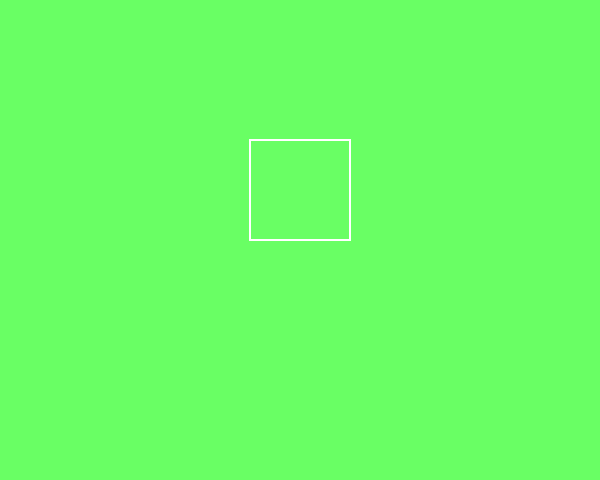
Frame 1 (no input)
Frame 60 (no input): identical to frame 1, image omitted
Frame 120 (the mouse pressed at the canvas centre since frame 60): identical to frame 1, image omitted

The p5.js sketch that drew this single still picture (run headless with seeded random() and noise() and a simulated clock; from frame 60 on, the mouse is pressed at the canvas centre):

// p5.js sketch
// ── sketch.js
function setup() {
  createCanvas(600,480);

}

function draw() {
  background(105,255,100);
  
  stroke(255);
  strokeWeight(2);
  noFill();
  
  if (mouseX > 300) { //mouseX is used so that when we place our mouse > 300, we will see the color
  //
    fill(255, 0, 0);
  }
  
  rect(250, 140, 100, 100); //created a rectangle, when mouseX is >300 it should turn red
 
}
